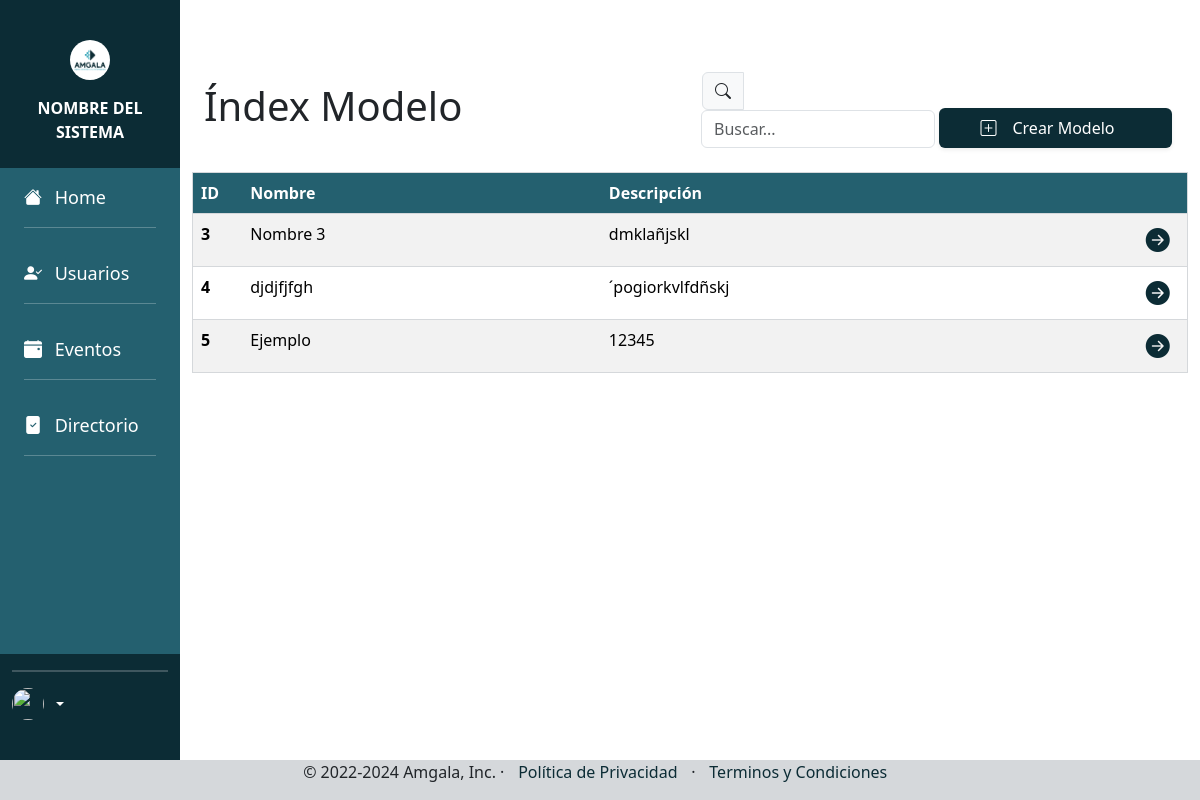
The app's page /lista/ with its own data.
### WebPage/models.py (models this page shows, shortened)
class Modelo(models.Model):
    nombre = models.CharField(max_length=100)
    descripcion = models.TextField()
    fecha = models.DateField(auto_now=False, auto_now_add=False, null=True, blank=True)
    hora = models.TimeField(auto_now=False, auto_now_add=False, null=True, blank=True)
    archivo = models.FileField(upload_to=None, max_length=100, null=True)
    foto = models.ImageField(upload_to=None, height_field=None, width_field=None, max_length=None, null=True)

### WebPage/views.py (the view)
# urls.py: path('lista/', views.lista_modelos, name='lista_modelosx'),
def lista_modelos(request):
    modelos = Modelo.objects.all()
    return render(request, 'modelo_lista.html', {'datos': modelos})

### WebPage/templates/modelo_lista.html (shortened to what this page needs)
{%extends 'main.html'%}{%block title%}{{titulo|upper}}{%endblock title%}
{%load static%}
{%block content%}
<main id="main-sistema">
  <section id="sidebar-sistema">
    {%include 'sidebar.html'%}
  </section>
  <section id="contenido-sistema">
    <div class="container p-4 mt-lg-5">
      <div class="row d-flex flex-column flex-lg-row align-items-center justify-content-between">
        <div class="col-12 col-md-auto">
          <h1 class="text-center text-md-start">Índex Modelo</h1>
        </div>
        <div class="col-12 col-lg-6 d-flex flex-row justify-content-center align-items-center">
          <div class="input-group w-50 w-lg-25">
            <span class="input-group-text" id="basic-addon1"><i class="bi bi-search"></i></span>
            <form action="" class="buscador" method="get"><input type="text" class="form-control w-100" placeholder="Buscar..." name="q" id="buscar"></form>
          </div>
          <a class="btn-sistema w-50 w-lg-25 boton d-flex align-self-end align-items-center rounded-2 shadow-sm mx-1"
            aria-current="page" href="{%url 'modelo-crear'%}"><i class="bi bi-plus-square"></i><span class="mx-3">Crear
              Modelo</span></a>
        </div>
      </div>
    </div>
    <div class="container">
      <div class="row">
        <div class="col">
          <div class="table-responsive">
            <table class="table tb-index table-striped table-hover">
              <thead class="">
                <tr class="">
                  <th class="th-index" scope="col" style="width: 5%;">ID</th>
                  <th class="th-index" scope="col" style="width: auto;">Nombre</th>
                  <th class="th-index" scope="col" style="width: auto;">Descripción</th>
                  <th class="th-index" scope="col" style="width: 5%;"></th>
                </tr>
              </thead>
              <tbody>
                {%for dato in datos%}
                <tr class="tb-index">
                  <th scope="row" style="width: 5%;">{{dato.id}}</th>
                  <td style="width: auto;">{{dato.nombre}}</td>
                  <td style="width: auto;">{{dato.descripcion}}</td>
                  <td style="width: 5%;"><a class="btn-tabla" href="{%url 'ver_modelo' dato.id%}"><i
                        class="bi bi-arrow-right-circle-fill"></i></a></td>
                </tr>
                {%endfor%}
              </tbody>
            </table>
          </div>
        </div>
      </div>
    </div>
  </section>
</main>
{%include 'footer.html'%}
{%endblock content%}

### _static/styles/main.css (style rules this page uses)
:root { --principal: #0c2c35; --separador: #103844; --complementario: #3c9cae; --terciaro: #24606f; --cuaternario: #9bcfda; --fondo: white; --fondo-complementario: #d5d8db; --font: "Quicksand"; --gris:#e4e4e4; --gris2:#bbbbbb; --gris3:#919191; --gris4:#f9f9f9; --gris5:#5a5a5a; }
html { margin: 0; padding: 0; height: 100vh; width: 100vw; }
body { display: flex; flex-direction: column; height: 100vh; width: 100vw; margin: 0; padding: 0; background-color: var(--fondo); }
main { display: flex; flex: 1; flex-direction: column; overflow-y: hidden; scrollbar-width: thin; scrollbar-color: rgb(175, 175, 175) transparent; background-color: var(--fondo); }
#sidebar-sistema { max-height: 100%; }
#contenido-sistema { max-height: 100%; overflow-y: scroll; scrollbar-width: thin; scrollbar-color: rgb(175, 175, 175) transparent; flex: 1; background-color: var(--fondo); }
#sidebar-sistema, #contenido-sistema { width: 100%; }
.boton { background-color: var(--principal); align-items: center; justify-content: center; height: 2.5rem; color: var(--fondo); }
.btn-sistema { color: var(--fondo) !important; text-decoration: none; background-color: var(--principal) !important; }
.btn-tabla { color: var(--principal); font-size: 1.5rem; }
.th-index { background-color: var(--terciaro) !important; color: var(--fondo) !important; }
.tb-index { border: solid var(--fondo-complementario) 0.1px; }
@media (min-width: 992px) { #main-sistema { flex-direction: row; flex-wrap: nowrap; } }
@media (min-width: 992px) { #sidebar-sistema { width: 20%; } }
@media (min-width: 1200px) { #sidebar-sistema { width: 15%; } }

### records on screen
Modelo: id "3", nombre "Nombre 3", descripcion "dmklañjskl"
Modelo: id "4", nombre "djdjfjfgh", descripcion "´pogiorkvlfdñskj"
Modelo: id "5", nombre "Ejemplo", descripcion "12345"
